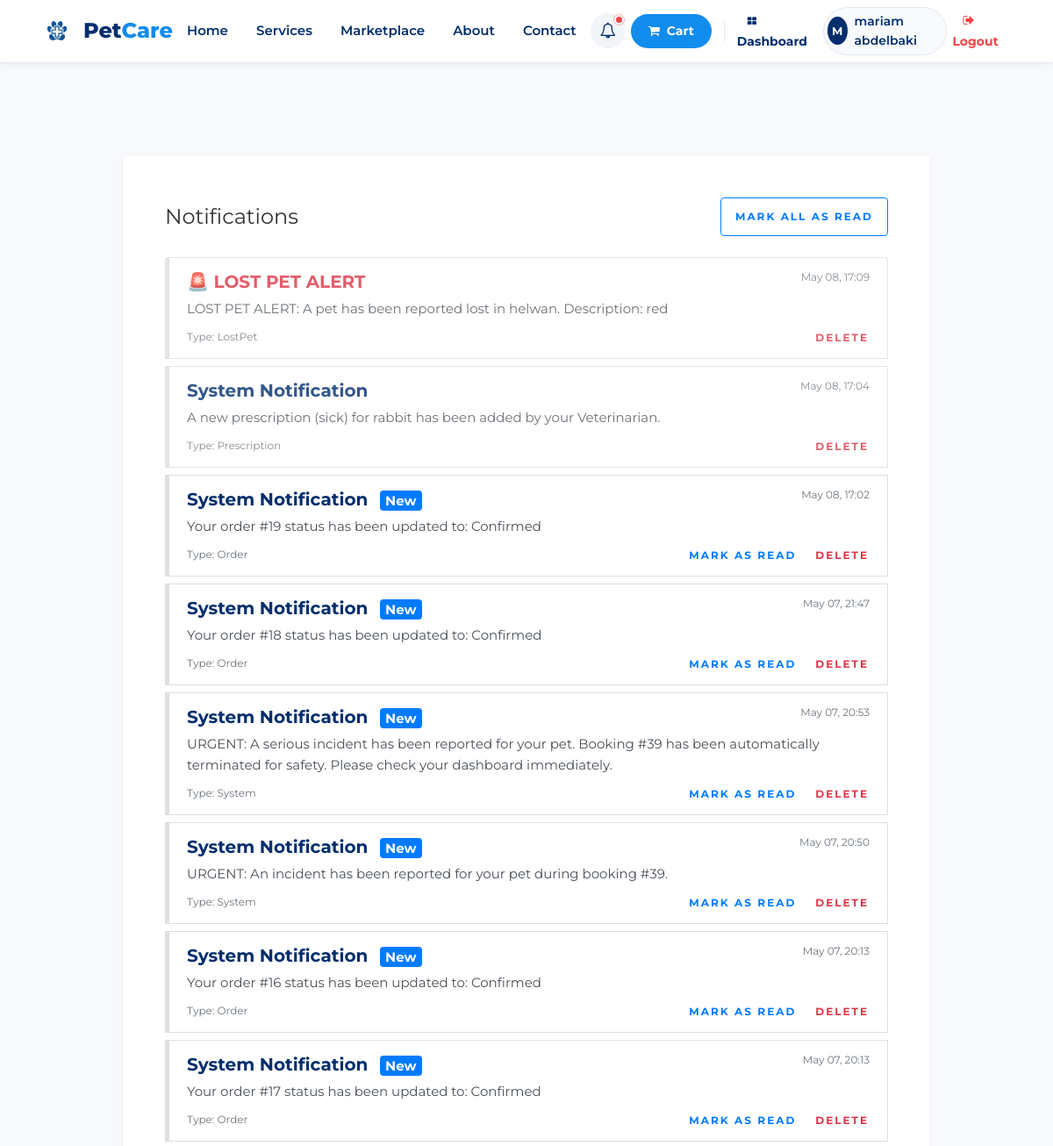
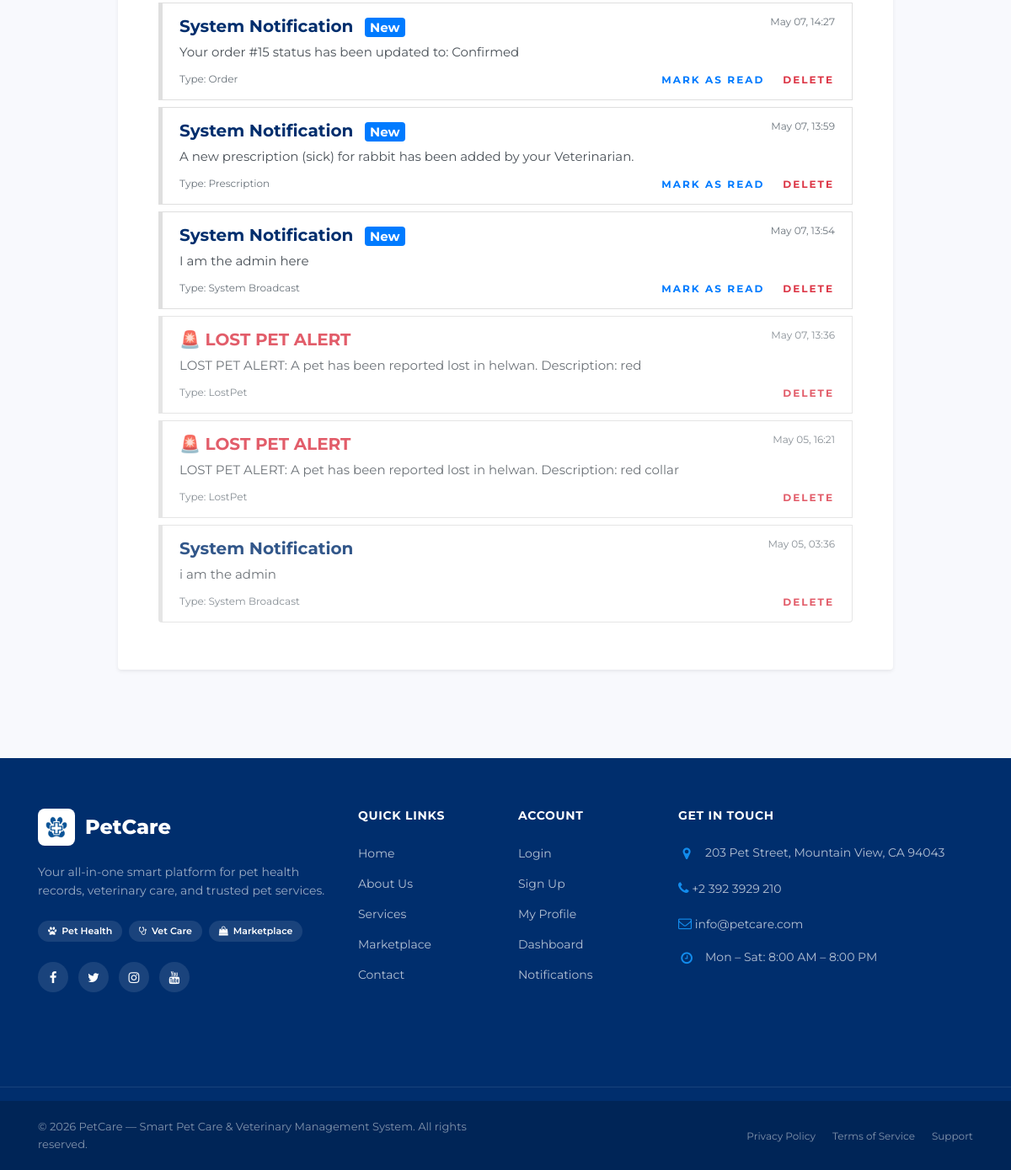
The page /notifications (signed in) on the database its author committed (2 pictures, top to bottom).
### tables this page shows
CREATE TABLE `notifications` (
  `notification_id` int(11) NOT NULL,
  `user_id` int(11) DEFAULT NULL,
  `title` varchar(255) DEFAULT NULL,
  `message` text DEFAULT NULL,
  `status` enum('unread','read') DEFAULT 'unread',
  `created_at` timestamp NOT NULL DEFAULT current_timestamp()
);

### App/Controllers/NotificationsController.php (called while the page is built, shortened)
<?php
class NotificationsController extends Controller
{
    public function index()
    {
        $notifModel = new Notification();
        $data['notifications'] = $notifModel->viewNotifications($_SESSION['id']);
        $data['username'] = $_SESSION['username'] ?? 'User';
        $this->view('notifications', $data);
    }
}

### App/Core/App.php (called while the page is built, shortened)
<?php
class App
{
    private $method     = 'index';
    public function run()
    {
        $controller = new $this->controller;
        $params = [];
call_user_func_array(
    [$controller, $this->method],
    $params
);
    }
}

### Public/index.php (called while the page is built, shortened)
<?php
$app = new App;
$app->run();

### App/Core/Database.php (called while the page is built)
<?php
trait Database
{
    public function connect()
    {
        $string = "mysql:host=" . DBHOST . ";dbname=" . DBNAME . ";charset=utf8mb4";
        $options = [
            PDO::ATTR_ERRMODE            => PDO::ERRMODE_EXCEPTION,
            PDO::ATTR_DEFAULT_FETCH_MODE => PDO::FETCH_ASSOC,
        ];
        $connection = new PDO($string, DBUSER, DBPASS, $options);
        return $connection;
    }
    public function query($query, $data = [])
    {
        try {
            $stmt  = $this->connect()->prepare($query);
            $check = $stmt->execute($data);
            if ($check) {
                $result = $stmt->fetchAll(PDO::FETCH_ASSOC);
                if (is_array($result) && count($result) > 0) {
                    return $result;
                } else {
                    return $stmt->rowCount() > 0 ? true : false;
                }
            } else {
                return false;
            }
        } catch (PDOException $e) {
            error_log("DB Error: " . $e->getMessage());
            return false;
        }
    }
}

### App/models/Notification.php (called while the page is built, shortened)
<?php
class Notification
{
    public function viewNotifications($userId)
    {
        $query = "SELECT * FROM notifications WHERE user_id = :userId ORDER BY created_at DESC";
        return $this->query($query, ['userId' => $userId]);
    }
}

### App/views/notifications.php (the view, shortened to what this page needs)
<?php require __DIR__ . '/layouts/header.php'; ?>
<?php require __DIR__ . '/layouts/navbar.php'; ?>
<section class="ftco-section bg-light">
    <div class="container">
        <div class="row justify-content-center">
            <div class="col-md-10">
                <div class="bg-white p-5 rounded shadow-sm">
                    <div class="d-flex justify-content-between align-items-center mb-4">
                        <h2 class="h4 mb-0">Notifications</h2>
                        <?php if (!empty($notifications)): ?>
                            <a href="<?= ROOT ?>/notifications/markAllAsRead" class="btn btn-sm btn-outline-primary">Mark all as read</a>
                        <?php endif; ?>
                    </div>
                    <?php if (!empty($notifications)): ?>
                        <div class="list-group">
                            <?php foreach ($notifications as $n): ?>
                                <?php $isUnread = ($n['status'] == 'unread'); ?>
                                <div class="list-group-item list-group-item-action flex-column align-items-start mb-2 border-left-<?= $n['title'] == 'LostPet' ? 'danger' : ($isUnread ? 'primary' : 'secondary') ?>" style="border-left-width: 5px; <?= !$isUnread ? 'opacity: 0.8;' : '' ?>">
                                    <div class="d-flex w-100 justify-content-between">
                                        <h5 class="mb-1 <?= $n['title'] == 'LostPet' ? 'text-danger font-weight-bold' : '' ?>">
                                            <?= $n['title'] == 'LostPet' ? '🚨 LOST PET ALERT' : 'System Notification' ?>
                                            <?php if ($isUnread): ?>
                                                <span class="badge badge-primary ml-2">New</span>
                                            <?php endif; ?>
                                        </h5>
                                        <small class="text-muted"><?= date('M d, H:i', strtotime($n['created_at'])) ?></small>
                                    </div>
                                    <p class="mb-1"><?= htmlspecialchars($n['message']) ?></p>
                                    <div class="d-flex justify-content-between align-items-center mt-2">
                                        <small class="text-muted">Type: <?= htmlspecialchars($n['title']) ?></small>
                                        <div>
                                            <?php if ($isUnread): ?>
                                                <a href="<?= ROOT ?>/notifications/markAsRead/<?= $n['notification_id'] ?>" class="btn btn-sm btn-link p-0 mr-3 text-primary">Mark as read</a>
                                            <?php endif; ?>
                                            <a href="<?= ROOT ?>/notifications/delete/<?= $n['notification_id'] ?>" class="btn btn-sm btn-link p-0 text-danger" onclick="return confirm('Delete this notification?')">Delete</a>
                                        </div>
                                    </div>
                                </div>
                            <?php endforeach; ?>
                        </div>
                    <?php endif; ?>
                </div>
            </div>
        </div>
    </div>
</section>
<?php require __DIR__ . '/layouts/footer.php'; ?>

### Public/assets/CSS/profile.css (style rules this page uses)
:root { --profile-primary: #185FA5; --profile-secondary: #0C447C; --profile-bg: #f8fafc; --profile-white: #ffffff; --profile-border: rgba(0, 0, 0, 0.08); --profile-text: #1e293b; --profile-muted: #64748b; --profile-radius: 16px; --profile-shadow: 0 4px 6px -1px rgba(0, 0, 0, 0.1), 0 2px 4px -1px rgba(0, 0, 0, 0.06); }

### Public/assets/CSS/passport.css (style rules this page uses)
body { background: #f4f7f6; }

### Public/assets/CSS/home.css (style rules this page uses)
:root { --brand-primary: var(--chewy-blue); --brand-secondary: var(--chewy-navy); --brand-accent: var(--chewy-orange); --brand-bg: #f6f9fc; }

### Public/assets/CSS/error.css (style rules this page uses)
:root { --primary-blue: #185FA5; --soft-blue: #E3F2FD; --accent-orange: #FF8A65; --glass-bg: rgba(255, 255, 255, 0.85); }
body { background: linear-gradient(135deg, #f8f9fa 0%, #e9ecef 100%); min-height: 100vh; display: flex; flex-direction: column; }

### Public/assets/CSS/theme.css (style rules this page uses)
:root { --chewy-blue: #128ced; --chewy-navy: #002e6d; --chewy-orange: #ff9f00; --chewy-bg: #ffffff; --chewy-bg-alt: #f6f6f6; --chewy-text: #333333; --chewy-text-muted: #666666; --chewy-border: #e2e8f0; --chewy-radius: 12px; --chewy-radius-pill: 100px; --chewy-shadow: 0 4px 12px rgba(0, 0, 0, 0.05); }
body { font-family: 'Montserrat', -apple-system, BlinkMacSystemFont, "Segoe UI", Roboto, sans-serif; color: var(--chewy-text); background-color: var(--chewy-bg); line-height: 1.6; }
h1, h2, h3, h4, h5, h6 { color: var(--chewy-navy); font-weight: 700; }

### rows shown on the page
notifications: shows "🚨 LOST PET ALERT", created_at "May 08, 17:09", message "LOST PET ALERT: A pet has been reported lost in helwan. Description: red", title "LostPet"
notifications: shows "System Notification", created_at "May 08, 17:04", message "A new prescription (sick) for rabbit has been added by your Veterinarian.", title "Prescription"
notifications: shows "System Notification", status "New", created_at "May 08, 17:02", message "Your order #19 status has been updated to: Confirmed", title "Order"
notifications: shows "System Notification", status "New", created_at "May 07, 21:47", message "Your order #18 status has been updated to: Confirmed", title "Order"
notifications: shows "System Notification", status "New", created_at "May 07, 20:53", message "URGENT: A serious incident has been reported for your pet. Booking #39 has been automatically terminated for safety. Please check your dashboard immediately.", title "System"
notifications: shows "System Notification", status "New", created_at "May 07, 20:50", message "URGENT: An incident has been reported for your pet during booking #39.", title "System"
notifications: shows "System Notification", status "New", created_at "May 07, 20:13", message "Your order #16 status has been updated to: Confirmed", title "Order"
notifications: shows "System Notification", status "New", created_at "May 07, 20:13", message "Your order #17 status has been updated to: Confirmed", title "Order"
notifications: shows "System Notification", status "New", created_at "May 07, 14:27", message "Your order #15 status has been updated to: Confirmed", title "Order"
notifications: shows "System Notification", status "New", created_at "May 07, 13:59", message "A new prescription (sick) for rabbit has been added by your Veterinarian.", title "Prescription"
notifications: shows "System Notification", status "New", created_at "May 07, 13:54", message "I am the admin here", title "System Broadcast"
notifications: shows "🚨 LOST PET ALERT", created_at "May 07, 13:36", message "LOST PET ALERT: A pet has been reported lost in helwan. Description: red", title "LostPet"
notifications: shows "🚨 LOST PET ALERT", created_at "May 05, 16:21", message "LOST PET ALERT: A pet has been reported lost in helwan. Description: red collar", title "LostPet"
notifications: shows "System Notification", created_at "May 05, 03:36", message "i am the admin", title "System Broadcast"

### other values the page prints
substr($_SESSION['username'], 0, 1) "M"
$_SESSION['username'] "mariam abdelbaki"
